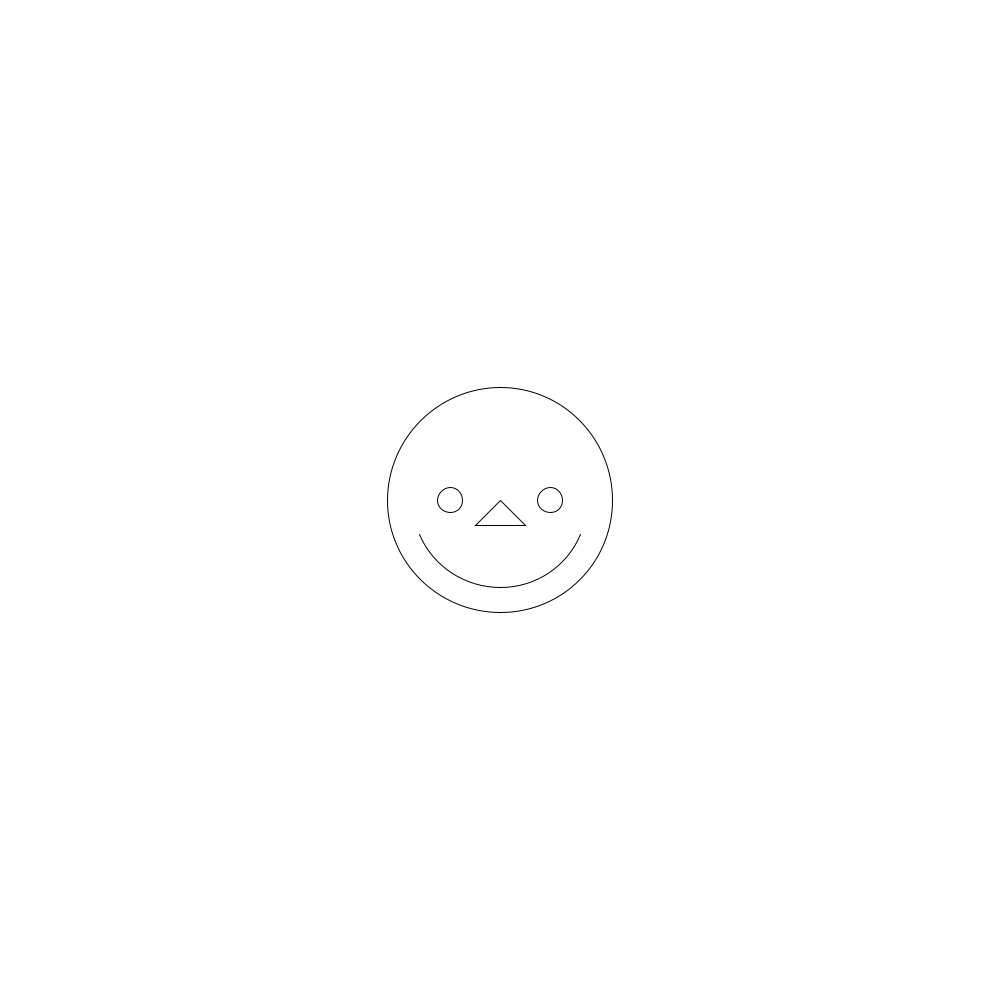
Frame 1 (no input)
Frame 60 (the mouse pressed at the canvas centre just before this capture): identical to frame 1, image omitted
Frame 120 (the mouse held since frame 60 and released just before this capture): identical to frame 1, image omitted

The Processing sketch that drew this single still picture (run headless with seeded random() and noise(); from frame 60 on, the mouse is pressed at the canvas centre):

// Processing sketch: e_1_1
// ── e_1_1.pde
void setup(){
  size(1000,1000);
}
void draw(){
  background(255);
  ellipse(500,500,225,225);
  arc(500,500, 175, 175, 0.4, PI-0.4); //Mund
  triangle(500,500,525,525,475,525); //Nase
  ellipse(450,500,25,25); // Auge links
  ellipse(550,500,25,25); // Auge rechts
}
